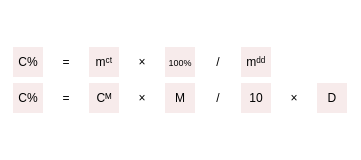
  <widget class="QWidget" name="gridWidget_2" native="true">
   <property name="geometry">
    <rect>
     <x>750</x>
     <y>120</y>
     <width>361</width>
     <height>141</height>
    </rect>
   </property>
   <property name="styleSheet">
    <string notr="true">QWidget {
    background: transparent; /* cho con trở về mặc định */
}

QLabel {
	background-color:#f7ebeb;
    border: none;
}</string>
   </property>
   <layout class="QGridLayout" name="gridLayout_2">
    <item row="2" column="0">
     <widget class="QLabel" name="label_8_0">
      <property name="sizePolicy">
       <sizepolicy hsizetype="Fixed" vsizetype="Fixed">
        <horstretch>0</horstretch>
        <verstretch>0</verstretch>
       </sizepolicy>
      </property>
      <property name="minimumSize">
       <size>
        <width>30</width>
        <height>30</height>
       </size>
      </property>
      <property name="maximumSize">
       <size>
        <width>30</width>
        <height>30</height>
       </size>
      </property>
      <property name="text">
       <string>C%</string>
      </property>
      <property name="alignment">
       <set>Qt::AlignCenter</set>
      </property>
     </widget>
    </item>
    <item row="1" column="2">
     <widget class="QLabel" name="label_7_2">
      <property name="sizePolicy">
       <sizepolicy hsizetype="Fixed" vsizetype="Fixed">
        <horstretch>0</horstretch>
        <verstretch>0</verstretch>
       </sizepolicy>
      </property>
      <property name="minimumSize">
       <size>
        <width>30</width>
        <height>30</height>
       </size>
      </property>
      <property name="maximumSize">
       <size>
        <width>30</width>
        <height>30</height>
       </size>
      </property>
      <property name="text">
       <string>mᶜᵗ</string>
      </property>
      <property name="alignment">
       <set>Qt::AlignCenter</set>
      </property>
     </widget>
    </item>
    <item row="1" column="1">
     <widget class="QLabel" name="label_7_1">
      <property name="sizePolicy">
       <sizepolicy hsizetype="Fixed" vsizetype="Fixed">
        <horstretch>0</horstretch>
        <verstretch>0</verstretch>
       </sizepolicy>
      </property>
      <property name="minimumSize">
       <size>
        <width>30</width>
        <height>30</height>
       </size>
      </property>
      <property name="maximumSize">
       <size>
        <width>30</width>
        <height>30</height>
       </size>
      </property>
      <property name="styleSheet">
       <string notr="true">background-color:transparent;
font-size:12px;
border: 0px</string>
      </property>
      <property name="text">
       <string>=</string>
      </property>
      <property name="alignment">
       <set>Qt::AlignCenter</set>
      </property>
     </widget>
    </item>
    <item row="2" column="6">
     <widget class="QLabel" name="label_8_6">
      <property name="sizePolicy">
       <sizepolicy hsizetype="Fixed" vsizetype="Fixed">
        <horstretch>0</horstretch>
        <verstretch>0</verstretch>
       </sizepolicy>
      </property>
      <property name="minimumSize">
       <size>
        <width>30</width>
        <height>30</height>
       </size>
      </property>
      <property name="maximumSize">
       <size>
        <width>30</width>
        <height>30</height>
       </size>
      </property>
      <property name="text">
       <string>10</string>
      </property>
      <property name="alignment">
       <set>Qt::AlignCenter</set>
      </property>
     </widget>
    </item>
    <item row="2" column="3">
     <widget class="QLabel" name="label_8_3">
      <property name="sizePolicy">
       <sizepolicy hsizetype="Fixed" vsizetype="Fixed">
        <horstretch>0</horstretch>
        <verstretch>0</verstretch>
       </sizepolicy>
      </property>
      <property name="minimumSize">
       <size>
        <width>30</width>
        <height>30</height>
       </size>
      </property>
      <property name="maximumSize">
       <size>
        <width>30</width>
        <height>30</height>
       </size>
      </property>
      <property name="styleSheet">
       <string notr="true">background-color:transparent;
font-size:12px;
border: 0px</string>
      </property>
      <property name="text">
       <string>×</string>
      </property>
      <property name="alignment">
       <set>Qt::AlignCenter</set>
      </property>
     </widget>
    </item>
    <item row="2" column="4">
     <widget class="QLabel" name="label_8_4">
      <property name="sizePolicy">
       <sizepolicy hsizetype="Fixed" vsizetype="Fixed">
        <horstretch>0</horstretch>
        <verstretch>0</verstretch>
       </sizepolicy>
      </property>
      <property name="minimumSize">
       <size>
        <width>30</width>
        <height>30</height>
       </size>
      </property>
      <property name="maximumSize">
       <size>
        <width>30</width>
        <height>30</height>
       </size>
      </property>
      <property name="text">
       <string>M</string>
      </property>
      <property name="alignment">
       <set>Qt::AlignCenter</set>
      </property>
     </widget>
    </item>
    <item row="1" column="4">
     <widget class="QLabel" name="label_7_4">
      <property name="sizePolicy">
       <sizepolicy hsizetype="Fixed" vsizetype="Fixed">
        <horstretch>0</horstretch>
        <verstretch>0</verstretch>
       </sizepolicy>
      </property>
      <property name="minimumSize">
       <size>
        <width>30</width>
        <height>30</height>
       </size>
      </property>
      <property name="maximumSize">
       <size>
        <width>30</width>
        <height>30</height>
       </size>
      </property>
      <property name="styleSheet">
       <string notr="true">font-size:9px;</string>
      </property>
      <property name="text">
       <string>100%</string>
      </property>
      <property name="alignment">
       <set>Qt::AlignCenter</set>
      </property>
     </widget>
    </item>
    <item row="1" column="5">
     <widget class="QLabel" name="label_7_5">
      <property name="sizePolicy">
       <sizepolicy hsizetype="Fixed" vsizetype="Fixed">
        <horstretch>0</horstretch>
        <verstretch>0</verstretch>
       </sizepolicy>
      </property>
      <property name="minimumSize">
       <size>
        <width>30</width>
        <height>30</height>
       </size>
      </property>
      <property name="maximumSize">
       <size>
        <width>30</width>
        <height>30</height>
       </size>
      </property>
      <property name="styleSheet">
       <string notr="true">background-color:transparent;
font-size:12px;
border: 0px</string>
      </property>
      <property name="text">
       <string>/</string>
      </property>
      <property name="alignment">
       <set>Qt::AlignCenter</set>
      </property>
     </widget>
    </item>
    <item row="1" column="3">
     <widget class="QLabel" name="label_7_3">
      <property name="sizePolicy">
       <sizepolicy hsizetype="Fixed" vsizetype="Fixed">
        <horstretch>0</horstretch>
        <verstretch>0</verstretch>
       </sizepolicy>
      </property>
      <property name="minimumSize">
       <size>
        <width>30</width>
        <height>30</height>
       </size>
      </property>
      <property name="maximumSize">
       <size>
        <width>30</width>
        <height>30</height>
       </size>
      </property>
      <property name="styleSheet">
       <string notr="true">background-color:transparent;
font-size:12px;
border: 0px</string>
      </property>
      <property name="text">
       <string>×</string>
      </property>
      <property name="alignment">
       <set>Qt::AlignCenter</set>
      </property>
     </widget>
    </item>
    <item row="1" column="0">
     <widget class="QLabel" name="label_7_0">
      <property name="sizePolicy">
       <sizepolicy hsizetype="Fixed" vsizetype="Fixed">
        <horstretch>0</horstretch>
        <verstretch>0</verstretch>
       </sizepolicy>
      </property>
      <property name="minimumSize">
       <size>
        <width>30</width>
        <height>30</height>
       </size>
      </property>
      <property name="maximumSize">
       <size>
        <width>30</width>
        <height>30</height>
       </size>
      </property>
      <property name="text">
       <string>C%</string>
      </property>
      <property name="alignment">
       <set>Qt::AlignCenter</set>
      </property>
     </widget>
    </item>
    <item row="2" column="7">
     <widget class="QLabel" name="label_8_7">
      <property name="sizePolicy">
       <sizepolicy hsizetype="Fixed" vsizetype="Fixed">
        <horstretch>0</horstretch>
        <verstretch>0</verstretch>
       </sizepolicy>
      </property>
      <property name="minimumSize">
       <size>
        <width>30</width>
        <height>30</height>
       </size>
      </property>
      <property name="maximumSize">
       <size>
        <width>30</width>
        <height>30</height>
       </size>
      </property>
      <property name="styleSheet">
       <string notr="true">background-color:transparent;
font-size:12px;
border: 0px</string>
      </property>
      <property name="text">
       <string>×</string>
      </property>
      <property name="alignment">
       <set>Qt::AlignCenter</set>
      </property>
     </widget>
    </item>
    <item row="2" column="8">
     <widget class="QLabel" name="label_8_8">
      <property name="sizePolicy">
       <sizepolicy hsizetype="Fixed" vsizetype="Fixed">
        <horstretch>0</horstretch>
        <verstretch>0</verstretch>
       </sizepolicy>
      </property>
      <property name="minimumSize">
       <size>
        <width>30</width>
        <height>30</height>
       </size>
      </property>
      <property name="maximumSize">
       <size>
        <width>30</width>
        <height>30</height>
       </size>
      </property>
      <property name="text">
       <string>D</string>
      </property>
      <property name="alignment">
       <set>Qt::AlignCenter</set>
      </property>
     </widget>
    </item>
    <item row="0" column="0">
     <widget class="QLabel" name="label_10_20">
      <property name="sizePolicy">
       <sizepolicy hsizetype="Fixed" vsizetype="Fixed">
        <horstretch>0</horstretch>
        <verstretch>0</verstretch>
       </sizepolicy>
      </property>
      <property name="minimumSize">
       <size>
        <width>30</width>
        <height>30</height>
       </size>
      </property>
      <property name="maximumSize">
       <size>
        <width>30</width>
        <height>30</height>
       </size>
      </property>
      <property name="styleSheet">
       <string notr="true">background-color:transparent;
font-size:12px;
border: 0px</string>
      </property>
      <property name="text">
       <string/>
      </property>
      <property name="alignment">
       <set>Qt::AlignCenter</set>
      </property>
     </widget>
    </item>
    <item row="1" column="6">
     <widget class="QLabel" name="label_7_6">
      <property name="sizePolicy">
       <sizepolicy hsizetype="Fixed" vsizetype="Fixed">
        <horstretch>0</horstretch>
        <verstretch>0</verstretch>
       </sizepolicy>
      </property>
      <property name="minimumSize">
       <size>
        <width>30</width>
        <height>30</height>
       </size>
      </property>
      <property name="maximumSize">
       <size>
        <width>30</width>
        <height>30</height>
       </size>
      </property>
      <property name="text">
       <string>mᵈᵈ</string>
      </property>
      <property name="alignment">
       <set>Qt::AlignCenter</set>
      </property>
     </widget>
    </item>
    <item row="2" column="5">
     <widget class="QLabel" name="label_8_5">
      <property name="sizePolicy">
       <sizepolicy hsizetype="Fixed" vsizetype="Fixed">
        <horstretch>0</horstretch>
        <verstretch>0</verstretch>
       </sizepolicy>
      </property>
      <property name="minimumSize">
       <size>
        <width>30</width>
        <height>30</height>
       </size>
      </property>
      <property name="maximumSize">
       <size>
        <width>30</width>
        <height>30</height>
       </size>
      </property>
      <property name="styleSheet">
       <string notr="true">background-color:transparent;
font-size:12px;
border: 0px</string>
      </property>
      <property name="text">
       <string>/</string>
      </property>
      <property name="alignment">
       <set>Qt::AlignCenter</set>
      </property>
     </widget>
    </item>
    <item row="2" column="1">
     <widget class="QLabel" name="label_8_1">
      <property name="sizePolicy">
       <sizepolicy hsizetype="Fixed" vsizetype="Fixed">
        <horstretch>0</horstretch>
        <verstretch>0</verstretch>
       </sizepolicy>
      </property>
      <property name="minimumSize">
       <size>
        <width>30</width>
        <height>30</height>
       </size>
      </property>
      <property name="maximumSize">
       <size>
        <width>30</width>
        <height>30</height>
       </size>
      </property>
      <property name="styleSheet">
       <string notr="true">background-color:transparent;
font-size:12px;
border: 0px</string>
      </property>
      <property name="text">
       <string>=</string>
      </property>
      <property name="alignment">
       <set>Qt::AlignCenter</set>
      </property>
     </widget>
    </item>
    <item row="2" column="2">
     <widget class="QLabel" name="label_8_2">
      <property name="sizePolicy">
       <sizepolicy hsizetype="Fixed" vsizetype="Fixed">
        <horstretch>0</horstretch>
        <verstretch>0</verstretch>
       </sizepolicy>
      </property>
      <property name="minimumSize">
       <size>
        <width>30</width>
        <height>30</height>
       </size>
      </property>
      <property name="maximumSize">
       <size>
        <width>30</width>
        <height>30</height>
       </size>
      </property>
      <property name="text">
       <string>Cᴹ</string>
      </property>
      <property name="alignment">
       <set>Qt::AlignCenter</set>
      </property>
     </widget>
    </item>
    <item row="3" column="0">
     <widget class="QLabel" name="label_10_30">
      <property name="sizePolicy">
       <sizepolicy hsizetype="Fixed" vsizetype="Fixed">
        <horstretch>0</horstretch>
        <verstretch>0</verstretch>
       </sizepolicy>
      </property>
      <property name="minimumSize">
       <size>
        <width>30</width>
        <height>30</height>
       </size>
      </property>
      <property name="maximumSize">
       <size>
        <width>30</width>
        <height>30</height>
       </size>
      </property>
      <property name="styleSheet">
       <string notr="true">background-color:transparent;
font-size:12px;
border: 0px</string>
      </property>
      <property name="text">
       <string/>
      </property>
      <property name="alignment">
       <set>Qt::AlignCenter</set>
      </property>
     </widget>
    </item>
   </layout>
  </widget>
